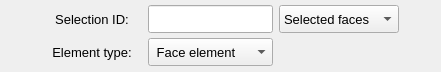
       <widget class="QFrame" name="frame_4">
        <property name="minimumSize">
         <size>
          <width>360</width>
          <height>72</height>
         </size>
        </property>
        <property name="maximumSize">
         <size>
          <width>16777215</width>
          <height>72</height>
         </size>
        </property>
        <property name="frameShape">
         <enum>QFrame::NoFrame</enum>
        </property>
        <property name="frameShadow">
         <enum>QFrame::Raised</enum>
        </property>
        <layout class="QGridLayout" name="gridLayout_5">
         <property name="leftMargin">
          <number>2</number>
         </property>
         <property name="topMargin">
          <number>2</number>
         </property>
         <property name="rightMargin">
          <number>2</number>
         </property>
         <property name="bottomMargin">
          <number>2</number>
         </property>
         <property name="horizontalSpacing">
          <number>6</number>
         </property>
         <property name="verticalSpacing">
          <number>2</number>
         </property>
         <item row="0" column="0">
          <spacer name="horizontalSpacer_6">
           <property name="orientation">
            <enum>Qt::Horizontal</enum>
           </property>
           <property name="sizeHint" stdset="0">
            <size>
             <width>40</width>
             <height>20</height>
            </size>
           </property>
          </spacer>
         </item>
         <item row="0" column="2">
          <widget class="QLineEdit" name="lineEdit_selection_id">
           <property name="minimumSize">
            <size>
             <width>120</width>
             <height>28</height>
            </size>
           </property>
           <property name="maximumSize">
            <size>
             <width>140</width>
             <height>28</height>
            </size>
           </property>
           <property name="font">
            <font>
             <family>MS Shell Dlg 2</family>
             <pointsize>10</pointsize>
             <weight>50</weight>
             <italic>false</italic>
             <bold>false</bold>
            </font>
           </property>
           <property name="focusPolicy">
            <enum>Qt::ClickFocus</enum>
           </property>
           <property name="styleSheet">
            <string notr="true"/>
           </property>
           <property name="alignment">
            <set>Qt::AlignCenter</set>
           </property>
          </widget>
         </item>
         <item row="0" column="4">
          <spacer name="horizontalSpacer_9">
           <property name="orientation">
            <enum>Qt::Horizontal</enum>
           </property>
           <property name="sizeHint" stdset="0">
            <size>
             <width>40</width>
             <height>20</height>
            </size>
           </property>
          </spacer>
         </item>
         <item row="0" column="1">
          <widget class="QLabel" name="label_2">
           <property name="minimumSize">
            <size>
             <width>100</width>
             <height>28</height>
            </size>
           </property>
           <property name="maximumSize">
            <size>
             <width>100</width>
             <height>28</height>
            </size>
           </property>
           <property name="font">
            <font>
             <family>MS Shell Dlg 2</family>
             <pointsize>10</pointsize>
             <weight>50</weight>
             <italic>false</italic>
             <bold>false</bold>
            </font>
           </property>
           <property name="text">
            <string>Selection ID:</string>
           </property>
           <property name="alignment">
            <set>Qt::AlignCenter</set>
           </property>
          </widget>
         </item>
         <item row="1" column="1">
          <widget class="QLabel" name="label_3">
           <property name="minimumSize">
            <size>
             <width>100</width>
             <height>28</height>
            </size>
           </property>
           <property name="maximumSize">
            <size>
             <width>100</width>
             <height>28</height>
            </size>
           </property>
           <property name="font">
            <font>
             <family>MS Shell Dlg 2</family>
             <pointsize>10</pointsize>
             <weight>50</weight>
             <italic>false</italic>
             <bold>false</bold>
            </font>
           </property>
           <property name="text">
            <string>Element type:</string>
           </property>
           <property name="alignment">
            <set>Qt::AlignCenter</set>
           </property>
          </widget>
         </item>
         <item row="1" column="2">
          <widget class="QComboBox" name="comboBox_element_type">
           <property name="minimumSize">
            <size>
             <width>120</width>
             <height>28</height>
            </size>
           </property>
           <property name="maximumSize">
            <size>
             <width>140</width>
             <height>28</height>
            </size>
           </property>
           <property name="font">
            <font>
             <pointsize>10</pointsize>
            </font>
           </property>
           <item>
            <property name="text">
             <string> Face element</string>
            </property>
           </item>
           <item>
            <property name="text">
             <string> Solid element</string>
            </property>
           </item>
          </widget>
         </item>
         <item row="0" column="3">
          <widget class="QComboBox" name="comboBox_attribution_type">
           <property name="minimumSize">
            <size>
             <width>0</width>
             <height>28</height>
            </size>
           </property>
           <property name="maximumSize">
            <size>
             <width>16777215</width>
             <height>28</height>
            </size>
           </property>
           <property name="font">
            <font>
             <pointsize>10</pointsize>
            </font>
           </property>
           <item>
            <property name="text">
             <string>Selected faces</string>
            </property>
           </item>
           <item>
            <property name="text">
             <string>Selected lines</string>
            </property>
           </item>
           <item>
            <property name="text">
             <string>Selected points</string>
            </property>
           </item>
           <item>
            <property name="text">
             <string>Selected nodes</string>
            </property>
           </item>
          </widget>
         </item>
        </layout>
       </widget>
